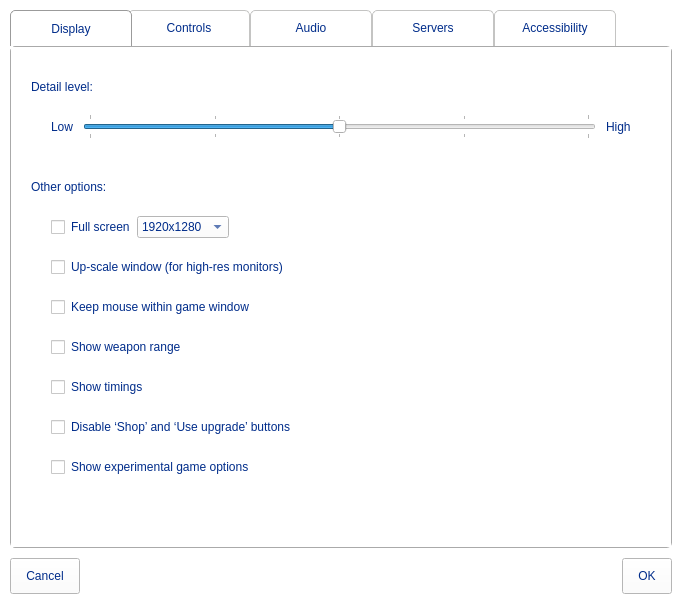
<?xml version="1.0" encoding="UTF-8"?>
<ui version="4.0">
 <class>settings_form</class>
 <widget class="QWidget" name="settings_form">
  <property name="geometry">
   <rect>
    <x>0</x>
    <y>0</y>
    <width>682</width>
    <height>604</height>
   </rect>
  </property>
  <property name="windowTitle">
   <string>Trosnoth :: Settings</string>
  </property>
  <property name="styleSheet">
   <string notr="true">* {
    background-color: white;
    color: #002c8a;
    font: 16pt &quot;Junction&quot;;
}

QPushButton {
    padding: 10px 15px;
	color: #002c8a;
	font: 18pt &quot;Junction&quot;;
}

QTabWidget QPushButton {
    font-size: 16pt;
}

QPushButton:disabled {
    color: grey;
}

QCheckBox {
    margin-left: 20px;
    min-height: 40px;
}

QLabel {
    padding: 0;
    min-height: 40px;
}

 QTabWidget::pane {
    border: 1px solid #aaa;
    border-radius: 5px;
  }

QTabBar::tab {
    color: #002c8a;
	 font: 18pt &quot;Junction&quot;;
      border: 1px solid #C4C4C3;
      border-bottom-color: white;
      border-top-left-radius: 5px;
      border-top-right-radius: 5px;
      min-width: 100px;
      min-height: 2ex;
      padding: 10px;
      background: qlineargradient(x1: 0, y1: 0, x2: 0, y2: 1,
                                  stop: 0 #fafafa, stop: 0.4 #f4f4f4,
                                  stop: 0.5 #e7e7e7, stop: 1.0 #fafafa);

  }

  QTabBar::tab:selected, QTabBar::tab:hover {
    background: solid white;
  }

  QTabBar::tab:selected {
      border-color: #9B9B9B;
      border-bottom-color: white;
      border-bottom-width: 0px;
  }

  QTabBar::tab:selected {
      margin-left: -4px;
      margin-right: -4px;
  }

  QTabBar::tab:first:selected {
      margin-left: 0;
  }

  QTabBar::tab:last:selected {
      margin-right: 0;
  }

 QHeaderView::section {
      margin: 10px 15px;
  }

#controls_button_frame {
    border-top: 1px solid #eee;
}

QTableWidget::item {
    padding: 2px 15px; 
    border: 0px;
}</string>
  </property>
  <layout class="QVBoxLayout" name="verticalLayout">
   <property name="spacing">
    <number>10</number>
   </property>
   <property name="leftMargin">
    <number>10</number>
   </property>
   <property name="topMargin">
    <number>10</number>
   </property>
   <property name="rightMargin">
    <number>10</number>
   </property>
   <property name="bottomMargin">
    <number>10</number>
   </property>
   <item>
    <widget class="QTabWidget" name="tab_widget">
     <property name="currentIndex">
      <number>0</number>
     </property>
     <property name="usesScrollButtons">
      <bool>true</bool>
     </property>
     <property name="documentMode">
      <bool>false</bool>
     </property>
     <property name="tabsClosable">
      <bool>false</bool>
     </property>
     <widget class="QWidget" name="display_tab">
      <attribute name="title">
       <string>Display</string>
      </attribute>
      <layout class="QVBoxLayout">
       <property name="spacing">
        <number>0</number>
       </property>
       <property name="leftMargin">
        <number>20</number>
       </property>
       <property name="topMargin">
        <number>20</number>
       </property>
       <property name="rightMargin">
        <number>20</number>
       </property>
       <property name="bottomMargin">
        <number>20</number>
       </property>
       <item>
        <widget class="QLabel" name="label">
         <property name="text">
          <string>Detail level:</string>
         </property>
        </widget>
       </item>
       <item>
        <widget class="QWidget" name="widget_2" native="true">
         <layout class="QHBoxLayout" name="horizontalLayout_2">
          <property name="spacing">
           <number>10</number>
          </property>
          <property name="leftMargin">
           <number>20</number>
          </property>
          <property name="topMargin">
           <number>0</number>
          </property>
          <property name="rightMargin">
           <number>20</number>
          </property>
          <property name="bottomMargin">
           <number>0</number>
          </property>
          <item>
           <widget class="QLabel" name="label_2">
            <property name="text">
             <string>Low</string>
            </property>
           </widget>
          </item>
          <item>
           <widget class="QSlider" name="detail_slider">
            <property name="maximum">
             <number>4</number>
            </property>
            <property name="pageStep">
             <number>1</number>
            </property>
            <property name="value">
             <number>2</number>
            </property>
            <property name="orientation">
             <enum>Qt::Horizontal</enum>
            </property>
            <property name="invertedAppearance">
             <bool>false</bool>
            </property>
            <property name="invertedControls">
             <bool>false</bool>
            </property>
            <property name="tickPosition">
             <enum>QSlider::TicksBothSides</enum>
            </property>
           </widget>
          </item>
          <item>
           <widget class="QLabel" name="label_3">
            <property name="text">
             <string>High</string>
            </property>
           </widget>
          </item>
         </layout>
        </widget>
       </item>
       <item>
        <widget class="QWidget" name="widget_4" native="true">
         <property name="minimumSize">
          <size>
           <width>0</width>
           <height>20</height>
          </size>
         </property>
        </widget>
       </item>
       <item>
        <widget class="QLabel" name="label_4">
         <property name="text">
          <string>Other options:</string>
         </property>
        </widget>
       </item>
       <item>
        <widget class="QWidget" name="widget_3" native="true">
         <layout class="QHBoxLayout" name="horizontalLayout_3">
          <property name="sizeConstraint">
           <enum>QLayout::SetDefaultConstraint</enum>
          </property>
          <property name="leftMargin">
           <number>0</number>
          </property>
          <property name="topMargin">
           <number>0</number>
          </property>
          <property name="rightMargin">
           <number>0</number>
          </property>
          <property name="bottomMargin">
           <number>0</number>
          </property>
          <item>
           <widget class="QCheckBox" name="fullscreen_checkbox">
            <property name="text">
             <string>Full screen</string>
            </property>
           </widget>
          </item>
          <item>
           <widget class="QComboBox" name="resolution_combobox">
            <property name="currentIndex">
             <number>2</number>
            </property>
            <property name="sizeAdjustPolicy">
             <enum>QComboBox::AdjustToContents</enum>
            </property>
            <item>
             <property name="text">
              <string>—</string>
             </property>
            </item>
            <item>
             <property name="text">
              <string>1024x768</string>
             </property>
            </item>
            <item>
             <property name="text">
              <string>1920x1280</string>
             </property>
            </item>
           </widget>
          </item>
          <item>
           <spacer name="horizontalSpacer_2">
            <property name="orientation">
             <enum>Qt::Horizontal</enum>
            </property>
            <property name="sizeHint" stdset="0">
             <size>
              <width>40</width>
              <height>20</height>
             </size>
            </property>
           </spacer>
          </item>
         </layout>
        </widget>
       </item>
       <item>
        <widget class="QCheckBox" name="upscale_checkbox">
         <property name="text">
          <string>Up-scale window (for high-res monitors)</string>
         </property>
        </widget>
       </item>
       <item>
        <widget class="QCheckBox" name="grab_mouse_checkbox">
         <property name="text">
          <string>Keep mouse within game window</string>
         </property>
        </widget>
       </item>
       <item>
        <widget class="QCheckBox" name="show_range_checkbox">
         <property name="text">
          <string>Show weapon range</string>
         </property>
        </widget>
       </item>
       <item>
        <widget class="QCheckBox" name="show_timings_checkbox">
         <property name="text">
          <string>Show timings</string>
         </property>
        </widget>
       </item>
       <item>
        <widget class="QCheckBox" name="disable_buttons_checkbox">
         <property name="text">
          <string>Disable ‘Shop’ and ‘Use upgrade’ buttons</string>
         </property>
        </widget>
       </item>
       <item>
        <widget class="QCheckBox" name="show_experimental_checkbox">
         <property name="text">
          <string>Show experimental game options</string>
         </property>
        </widget>
       </item>
       <item>
        <spacer name="verticalSpacer">
         <property name="orientation">
          <enum>Qt::Vertical</enum>
         </property>
         <property name="sizeHint" stdset="0">
          <size>
           <width>20</width>
           <height>40</height>
          </size>
         </property>
        </spacer>
       </item>
      </layout>
     </widget>
     <widget class="QWidget" name="controls_tab">
      <attribute name="title">
       <string>Controls</string>
      </attribute>
      <layout class="QVBoxLayout" name="verticalLayout_3">
       <property name="spacing">
        <number>0</number>
       </property>
       <property name="leftMargin">
        <number>0</number>
       </property>
       <property name="topMargin">
        <number>0</number>
       </property>
       <property name="rightMargin">
        <number>0</number>
       </property>
       <property name="bottomMargin">
        <number>0</number>
       </property>
       <item>
        <widget class="QTableWidget" name="controls_table">
         <property name="minimumSize">
          <size>
           <width>520</width>
           <height>0</height>
          </size>
         </property>
         <property name="styleSheet">
          <string notr="true"/>
         </property>
         <property name="frameShape">
          <enum>QFrame::NoFrame</enum>
         </property>
         <property name="editTriggers">
          <set>QAbstractItemView::NoEditTriggers</set>
         </property>
         <property name="alternatingRowColors">
          <bool>true</bool>
         </property>
         <property name="selectionMode">
          <enum>QAbstractItemView::SingleSelection</enum>
         </property>
         <property name="selectionBehavior">
          <enum>QAbstractItemView::SelectRows</enum>
         </property>
         <property name="textElideMode">
          <enum>Qt::ElideMiddle</enum>
         </property>
         <property name="rowCount">
          <number>15</number>
         </property>
         <attribute name="horizontalHeaderDefaultSectionSize">
          <number>250</number>
         </attribute>
         <attribute name="horizontalHeaderStretchLastSection">
          <bool>true</bool>
         </attribute>
         <attribute name="verticalHeaderVisible">
          <bool>false</bool>
         </attribute>
         <attribute name="verticalHeaderDefaultSectionSize">
          <number>44</number>
         </attribute>
         <row>
          <property name="text">
           <string/>
          </property>
         </row>
         <row/>
         <row/>
         <row/>
         <row/>
         <row/>
         <row/>
         <row/>
         <row/>
         <row/>
         <row/>
         <row/>
         <row/>
         <row/>
         <row/>
         <column>
          <property name="text">
           <string>Action</string>
          </property>
         </column>
         <column>
          <property name="text">
           <string>Key</string>
          </property>
         </column>
         <item row="0" column="0">
          <property name="text">
           <string>Shoot</string>
          </property>
         </item>
         <item row="0" column="1">
          <property name="text">
           <string>L.Click</string>
          </property>
         </item>
        </widget>
       </item>
       <item>
        <widget class="QFrame" name="controls_button_frame">
         <property name="frameShape">
          <enum>QFrame::NoFrame</enum>
         </property>
         <layout class="QHBoxLayout" name="horizontalLayout_6">
          <item>
           <widget class="QPushButton" name="restore_defaults_button">
            <property name="text">
             <string>Restore all defaults</string>
            </property>
            <property name="icon">
             <iconset theme="document-revert">
              <normaloff>.</normaloff>.</iconset>
            </property>
           </widget>
          </item>
          <item>
           <spacer name="horizontalSpacer_3">
            <property name="orientation">
             <enum>Qt::Horizontal</enum>
            </property>
            <property name="sizeHint" stdset="0">
             <size>
              <width>40</width>
              <height>20</height>
             </size>
            </property>
           </spacer>
          </item>
          <item>
           <widget class="QPushButton" name="edit_control_button">
            <property name="text">
             <string>Edit</string>
            </property>
            <property name="icon">
             <iconset theme="preferences-desktop-keyboard">
              <normaloff>.</normaloff>.</iconset>
            </property>
           </widget>
          </item>
         </layout>
        </widget>
       </item>
      </layout>
     </widget>
     <widget class="QWidget" name="audio_tab">
      <attribute name="title">
       <string>Audio</string>
      </attribute>
      <layout class="QVBoxLayout" name="verticalLayout_2">
       <property name="spacing">
        <number>0</number>
       </property>
       <property name="leftMargin">
        <number>20</number>
       </property>
       <property name="topMargin">
        <number>20</number>
       </property>
       <property name="rightMargin">
        <number>20</number>
       </property>
       <property name="bottomMargin">
        <number>20</number>
       </property>
       <item>
        <widget class="QLabel" name="label_5">
         <property name="text">
          <string>Music:</string>
         </property>
        </widget>
       </item>
       <item>
        <widget class="QWidget" name="widget_5" native="true">
         <layout class="QHBoxLayout" name="horizontalLayout_4">
          <property name="leftMargin">
           <number>0</number>
          </property>
          <property name="topMargin">
           <number>0</number>
          </property>
          <property name="rightMargin">
           <number>0</number>
          </property>
          <property name="bottomMargin">
           <number>0</number>
          </property>
          <item>
           <widget class="QCheckBox" name="music_checkbox">
            <property name="font">
             <font>
              <family>Junction</family>
              <pointsize>16</pointsize>
              <italic>false</italic>
              <bold>false</bold>
             </font>
            </property>
            <property name="text">
             <string/>
            </property>
            <property name="icon">
             <iconset theme="audio-volume-medium">
              <normaloff>.</normaloff>.</iconset>
            </property>
            <property name="iconSize">
             <size>
              <width>24</width>
              <height>24</height>
             </size>
            </property>
           </widget>
          </item>
          <item>
           <widget class="QSlider" name="music_slider">
            <property name="maximum">
             <number>100</number>
            </property>
            <property name="orientation">
             <enum>Qt::Horizontal</enum>
            </property>
           </widget>
          </item>
         </layout>
        </widget>
       </item>
       <item>
        <widget class="QWidget" name="widget_7" native="true">
         <property name="minimumSize">
          <size>
           <width>0</width>
           <height>20</height>
          </size>
         </property>
        </widget>
       </item>
       <item>
        <widget class="QLabel" name="label_6">
         <property name="text">
          <string>Sound effects:</string>
         </property>
        </widget>
       </item>
       <item>
        <widget class="QWidget" name="widget_6" native="true">
         <layout class="QHBoxLayout" name="horizontalLayout_5">
          <property name="leftMargin">
           <number>0</number>
          </property>
          <property name="topMargin">
           <number>0</number>
          </property>
          <property name="rightMargin">
           <number>0</number>
          </property>
          <property name="bottomMargin">
           <number>0</number>
          </property>
          <item>
           <widget class="QCheckBox" name="sfx_checkbox">
            <property name="text">
             <string/>
            </property>
            <property name="icon">
             <iconset theme="audio-volume-medium">
              <normaloff>.</normaloff>.</iconset>
            </property>
            <property name="iconSize">
             <size>
              <width>24</width>
              <height>24</height>
             </size>
            </property>
           </widget>
          </item>
          <item>
           <widget class="QSlider" name="sfx_slider">
            <property name="maximum">
             <number>100</number>
            </property>
            <property name="orientation">
             <enum>Qt::Horizontal</enum>
            </property>
           </widget>
          </item>
         </layout>
        </widget>
       </item>
       <item>
        <widget class="QWidget" name="widget_9" native="true">
         <property name="minimumSize">
          <size>
           <width>0</width>
           <height>20</height>
          </size>
         </property>
        </widget>
       </item>
       <item>
        <widget class="QLabel" name="label_7">
         <property name="text">
          <string>Crowd noise:</string>
         </property>
        </widget>
       </item>
       <item>
        <widget class="QWidget" name="widget_8" native="true">
         <layout class="QHBoxLayout" name="horizontalLayout_8">
          <property name="leftMargin">
           <number>0</number>
          </property>
          <property name="topMargin">
           <number>0</number>
          </property>
          <property name="rightMargin">
           <number>0</number>
          </property>
          <property name="bottomMargin">
           <number>0</number>
          </property>
          <item>
           <widget class="QCheckBox" name="crowd_checkbox">
            <property name="text">
             <string/>
            </property>
            <property name="icon">
             <iconset theme="audio-volume-medium">
              <normaloff>.</normaloff>.</iconset>
            </property>
            <property name="iconSize">
             <size>
              <width>24</width>
              <height>24</height>
             </size>
            </property>
           </widget>
          </item>
          <item>
           <widget class="QSlider" name="crowd_slider">
            <property name="maximum">
             <number>100</number>
            </property>
            <property name="orientation">
             <enum>Qt::Horizontal</enum>
            </property>
           </widget>
          </item>
         </layout>
        </widget>
       </item>
       <item>
        <spacer name="verticalSpacer_2">
         <property name="orientation">
          <enum>Qt::Vertical</enum>
         </property>
         <property name="sizeHint" stdset="0">
          <size>
           <width>20</width>
           <height>40</height>
          </size>
         </property>
        </spacer>
       </item>
      </layout>
     </widget>
     <widget class="QWidget" name="servers_tab">
      <attribute name="title">
       <string>Servers</string>
      </attribute>
      <layout class="QVBoxLayout" name="verticalLayout_4">
       <property name="spacing">
        <number>0</number>
       </property>
       <property name="leftMargin">
        <number>0</number>
       </property>
       <property name="topMargin">
        <number>0</number>
       </property>
       <property name="rightMargin">
        <number>0</number>
       </property>
       <property name="bottomMargin">
        <number>0</number>
       </property>
       <item>
        <widget class="QTableWidget" name="servers_table">
         <property name="minimumSize">
          <size>
           <width>520</width>
           <height>0</height>
          </size>
         </property>
         <property name="frameShape">
          <enum>QFrame::NoFrame</enum>
         </property>
         <property name="alternatingRowColors">
          <bool>true</bool>
         </property>
         <property name="selectionMode">
          <enum>QAbstractItemView::SingleSelection</enum>
         </property>
         <property name="selectionBehavior">
          <enum>QAbstractItemView::SelectRows</enum>
         </property>
         <property name="textElideMode">
          <enum>Qt::ElideMiddle</enum>
         </property>
         <property name="rowCount">
          <number>2</number>
         </property>
         <attribute name="horizontalHeaderDefaultSectionSize">
          <number>250</number>
         </attribute>
         <attribute name="horizontalHeaderStretchLastSection">
          <bool>true</bool>
         </attribute>
         <attribute name="verticalHeaderVisible">
          <bool>false</bool>
         </attribute>
         <attribute name="verticalHeaderDefaultSectionSize">
          <number>44</number>
         </attribute>
         <row>
          <property name="text">
           <string/>
          </property>
         </row>
         <row/>
         <column>
          <property name="text">
           <string>Server</string>
          </property>
         </column>
         <column>
          <property name="text">
           <string>Username</string>
          </property>
         </column>
         <item row="0" column="0">
          <property name="text">
           <string/>
          </property>
         </item>
        </widget>
       </item>
       <item>
        <widget class="QFrame" name="controls_button_frame_2">
         <property name="frameShape">
          <enum>QFrame::NoFrame</enum>
         </property>
         <layout class="QHBoxLayout" name="horizontalLayout_7">
          <item>
           <widget class="QPushButton" name="delete_server_button">
            <property name="text">
             <string>Delete</string>
            </property>
            <property name="icon">
             <iconset theme="list-remove">
              <normaloff>.</normaloff>.</iconset>
            </property>
           </widget>
          </item>
          <item>
           <widget class="QPushButton" name="log_out_server_button">
            <property name="text">
             <string>Log out</string>
            </property>
            <property name="icon">
             <iconset theme="system-log-out">
              <normaloff>.</normaloff>.</iconset>
            </property>
           </widget>
          </item>
          <item>
           <spacer name="horizontalSpacer_4">
            <property name="orientation">
             <enum>Qt::Horizontal</enum>
            </property>
            <property name="sizeHint" stdset="0">
             <size>
              <width>40</width>
              <height>20</height>
             </size>
            </property>
           </spacer>
          </item>
          <item>
           <widget class="QPushButton" name="add_server_button">
            <property name="text">
             <string>Add</string>
            </property>
            <property name="icon">
             <iconset theme="list-add">
              <normaloff>.</normaloff>.</iconset>
            </property>
           </widget>
          </item>
         </layout>
        </widget>
       </item>
      </layout>
     </widget>
     <widget class="QWidget" name="accessibility_tab">
      <attribute name="title">
       <string>Accessibility</string>
      </attribute>
      <layout class="QVBoxLayout" name="verticalLayout_5">
       <item>
        <widget class="QCheckBox" name="override_colours_checkbox">
         <property name="text">
          <string>Override team colours</string>
         </property>
        </widget>
       </item>
       <item>
        <widget class="QWidget" name="widget_10" native="true">
         <property name="enabled">
          <bool>true</bool>
         </property>
         <layout class="QHBoxLayout" name="horizontalLayout_10">
          <item>
           <widget class="QWidget" name="widget_11" native="true">
            <layout class="QHBoxLayout" name="horizontalLayout_9">
             <property name="leftMargin">
              <number>0</number>
             </property>
             <property name="topMargin">
              <number>0</number>
             </property>
             <property name="rightMargin">
              <number>0</number>
             </property>
             <property name="bottomMargin">
              <number>0</number>
             </property>
             <item>
              <spacer name="horizontalSpacer_5">
               <property name="orientation">
                <enum>Qt::Horizontal</enum>
               </property>
               <property name="sizeType">
                <enum>QSizePolicy::Fixed</enum>
               </property>
               <property name="sizeHint" stdset="0">
                <size>
                 <width>40</width>
                 <height>20</height>
                </size>
               </property>
              </spacer>
             </item>
             <item>
              <widget class="QWidget" name="widget_12" native="true">
               <layout class="QVBoxLayout" name="verticalLayout_6">
                <item>
                 <widget class="QPushButton" name="colour_button1">
                  <property name="enabled">
                   <bool>false</bool>
                  </property>
                  <property name="text">
                   <string>Select colour 1</string>
                  </property>
                 </widget>
                </item>
                <item>
                 <widget class="QPushButton" name="colour_button2">
                  <property name="enabled">
                   <bool>false</bool>
                  </property>
                  <property name="text">
                   <string>Select colour 2</string>
                  </property>
                 </widget>
                </item>
               </layout>
              </widget>
             </item>
            </layout>
           </widget>
          </item>
          <item>
           <spacer name="horizontalSpacer_6">
            <property name="orientation">
             <enum>Qt::Horizontal</enum>
            </property>
            <property name="sizeHint" stdset="0">
             <size>
              <width>40</width>
              <height>20</height>
             </size>
            </property>
           </spacer>
          </item>
         </layout>
        </widget>
       </item>
       <item>
        <spacer name="verticalSpacer_3">
         <property name="orientation">
          <enum>Qt::Vertical</enum>
         </property>
         <property name="sizeHint" stdset="0">
          <size>
           <width>20</width>
           <height>40</height>
          </size>
         </property>
        </spacer>
       </item>
      </layout>
     </widget>
    </widget>
   </item>
   <item>
    <widget class="QWidget" name="widget" native="true">
     <layout class="QHBoxLayout" name="horizontalLayout">
      <property name="leftMargin">
       <number>0</number>
      </property>
      <property name="topMargin">
       <number>0</number>
      </property>
      <property name="rightMargin">
       <number>0</number>
      </property>
      <property name="bottomMargin">
       <number>0</number>
      </property>
      <item>
       <widget class="QPushButton" name="cancel_button">
        <property name="text">
         <string>Cancel</string>
        </property>
        <property name="shortcut">
         <string>Esc</string>
        </property>
       </widget>
      </item>
      <item>
       <spacer name="horizontalSpacer">
        <property name="orientation">
         <enum>Qt::Horizontal</enum>
        </property>
        <property name="sizeHint" stdset="0">
         <size>
          <width>40</width>
          <height>20</height>
         </size>
        </property>
       </spacer>
      </item>
      <item>
       <widget class="QPushButton" name="ok_button">
        <property name="text">
         <string>OK</string>
        </property>
       </widget>
      </item>
     </layout>
    </widget>
   </item>
  </layout>
 </widget>
 <resources/>
 <connections/>
</ui>
